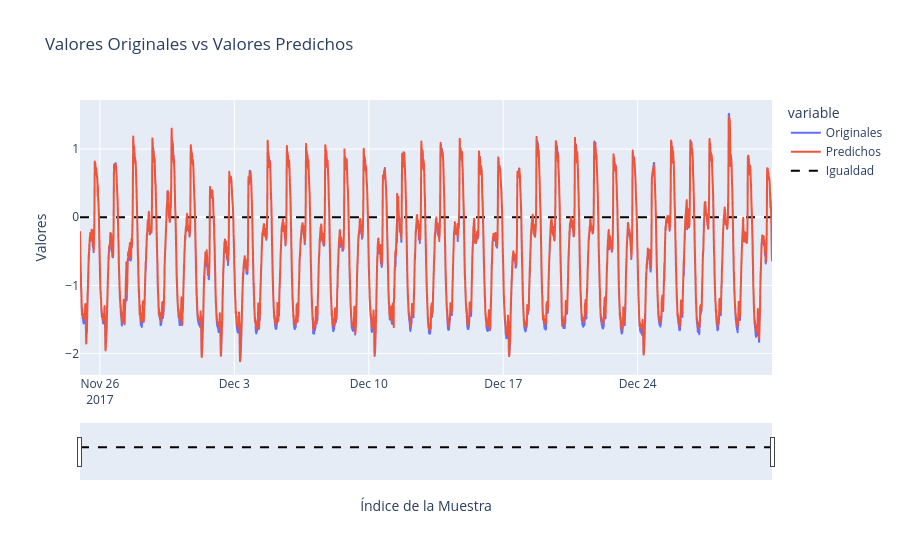

Here is the notebook cell this chart was saved with:
### Code cell
# Crea un DataFrame con los datos originales y los predichos
df = pd.DataFrame({'Originales': valY.flatten(), 'Predichos': prediccionMLP.flatten()})
df.index = val_date

fecha_inicio = df.index[0]
fecha_fin = df.index[-1]

fig = px.line(df, title='Valores Originales vs Valores Predichos')
fig.update_xaxes(rangeslider_visible=True, title='Índice de la Muestra', range=[fecha_inicio, fecha_fin])
fig.update_yaxes(title='Valores')

fig.add_trace(go.Scatter(x=df.index, y=[0] * len(df), mode='lines', name='Igualdad', line=dict(color='black', dash='dash')))
dfMLP = df
fig.show()

### Figure 1 — Plotly figure (JSON) as saved in the notebook; plotly's stock layout.template omitted (floating-point values rounded to 4 significant figures; data arrays with more than 128 entries replaced by an {"elided": "..."} marker saying what was removed)
{"data": [{"hovertemplate": "variable=Originales<br>index=%{x}<br>value=%{y}<extra></extra>", "legendgroup": "Originales", "line": {"color": "#636efa", "dash": "solid"}, "marker": {"symbol": "circle"}, "mode": "lines", "name": "Originales", "showlegend": true, "type": "scattergl", "x": {"elided": "5189 str values"}, "xaxis": "x", "y": {"elided": "5189 float values"}, "yaxis": "y"}, {"hovertemplate": "variable=Predichos<br>index=%{x}<br>value=%{y}<extra></extra>", "legendgroup": "Predichos", "line": {"color": "#EF553B", "dash": "solid"}, "marker": {"symbol": "circle"}, "mode": "lines", "name": "Predichos", "showlegend": true, "type": "scattergl", "x": {"elided": "5189 str values"}, "xaxis": "x", "y": {"elided": "5189 float values"}, "yaxis": "y"}, {"line": {"color": "black", "dash": "dash"}, "mode": "lines", "name": "Igualdad", "type": "scatter", "x": {"elided": "5189 str values"}, "y": {"elided": "5189 int values"}}], "layout": {"legend": {"title": {"text": "variable"}, "tracegroupgap": 0}, "title": {"text": "Valores Originales vs Valores Predichos"}, "xaxis": {"anchor": "y", "domain": [0, 1], "range": ["2017-11-24T23:10:00", "2017-12-30T23:50:00"], "rangeslider": {"visible": true}, "title": {"text": "Índice de la Muestra"}}, "yaxis": {"anchor": "x", "domain": [0, 1], "title": {"text": "Valores"}}}}
